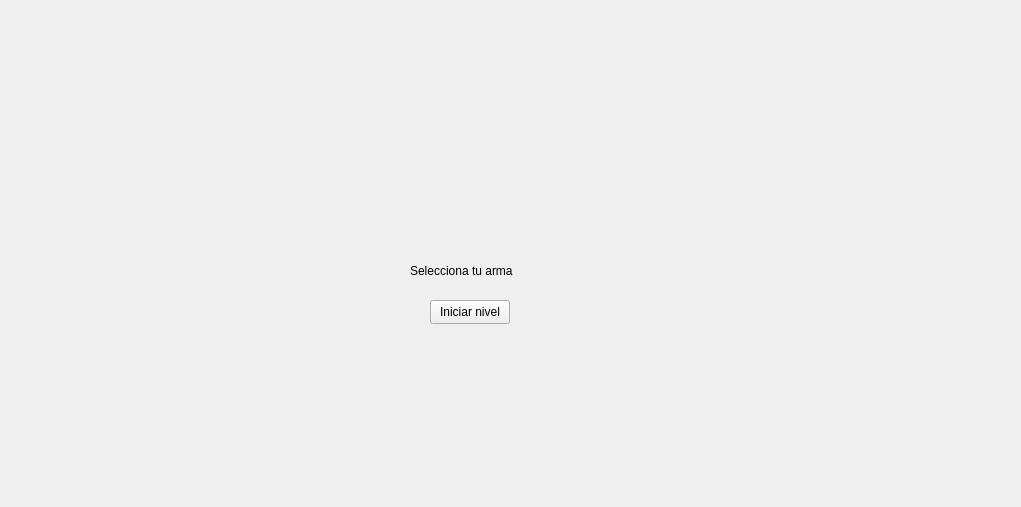
<?xml version="1.0" encoding="UTF-8"?>
<ui version="4.0">
 <class>SeleccionArma</class>
 <widget class="QWidget" name="SeleccionArma">
  <property name="geometry">
   <rect>
    <x>0</x>
    <y>0</y>
    <width>1021</width>
    <height>507</height>
   </rect>
  </property>
  <property name="windowTitle">
   <string>Form</string>
  </property>
  <widget class="QPushButton" name="pushButton">
   <property name="geometry">
    <rect>
     <x>430</x>
     <y>300</y>
     <width>80</width>
     <height>24</height>
    </rect>
   </property>
   <property name="text">
    <string>Iniciar nivel</string>
   </property>
  </widget>
  <widget class="QLabel" name="label">
   <property name="geometry">
    <rect>
     <x>410</x>
     <y>250</y>
     <width>161</width>
     <height>41</height>
    </rect>
   </property>
   <property name="text">
    <string>Selecciona tu arma</string>
   </property>
  </widget>
 </widget>
 <resources/>
 <connections/>
</ui>
